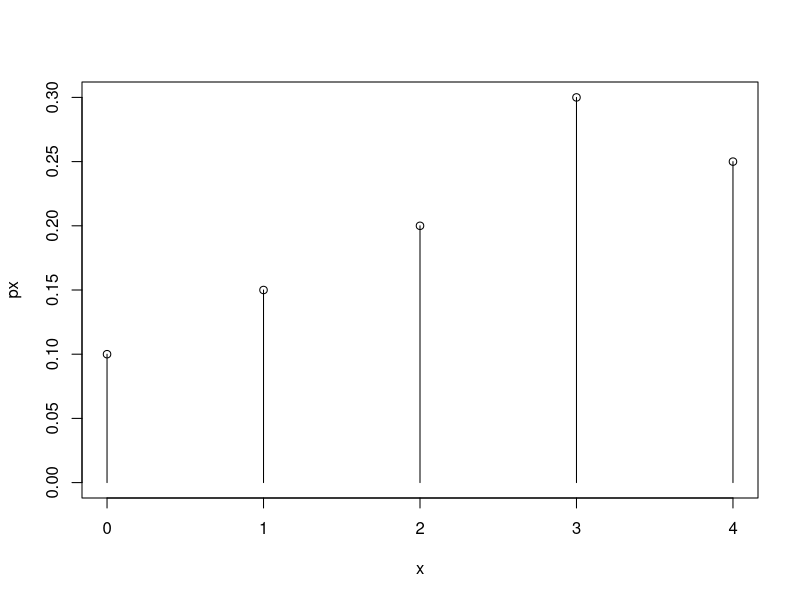
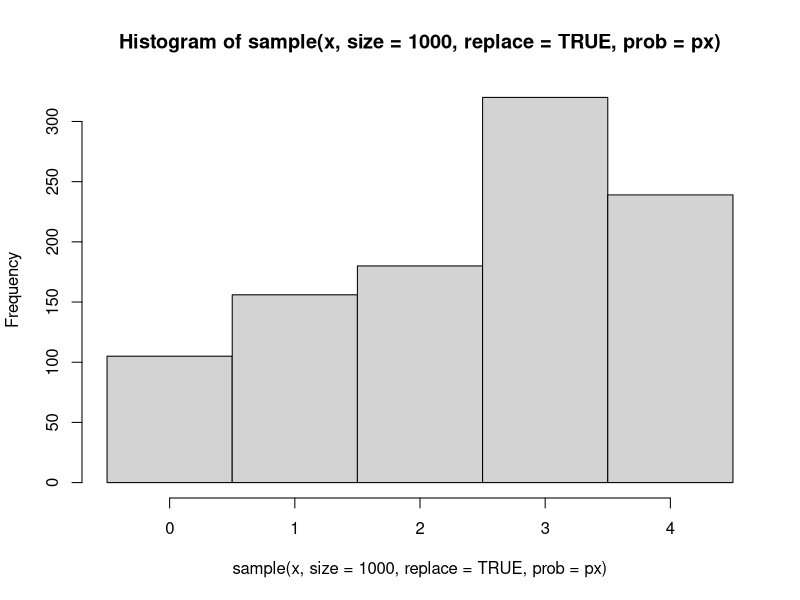
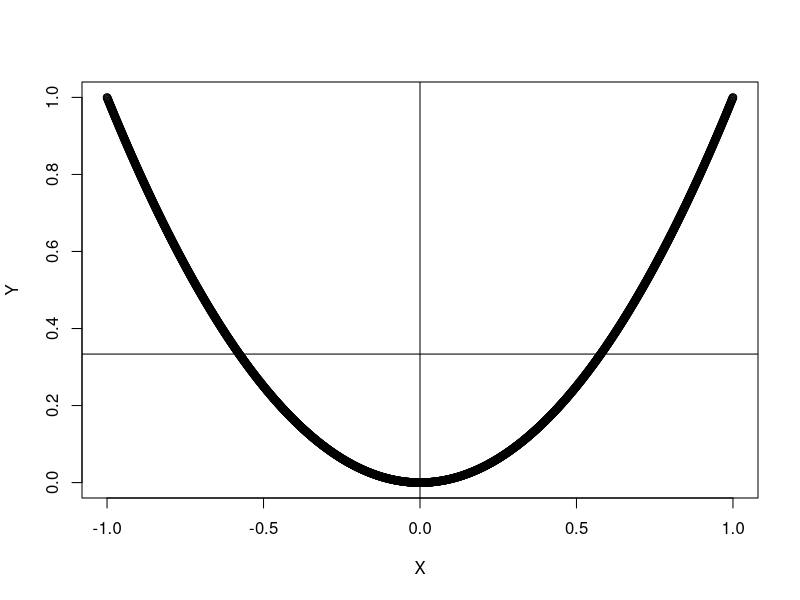
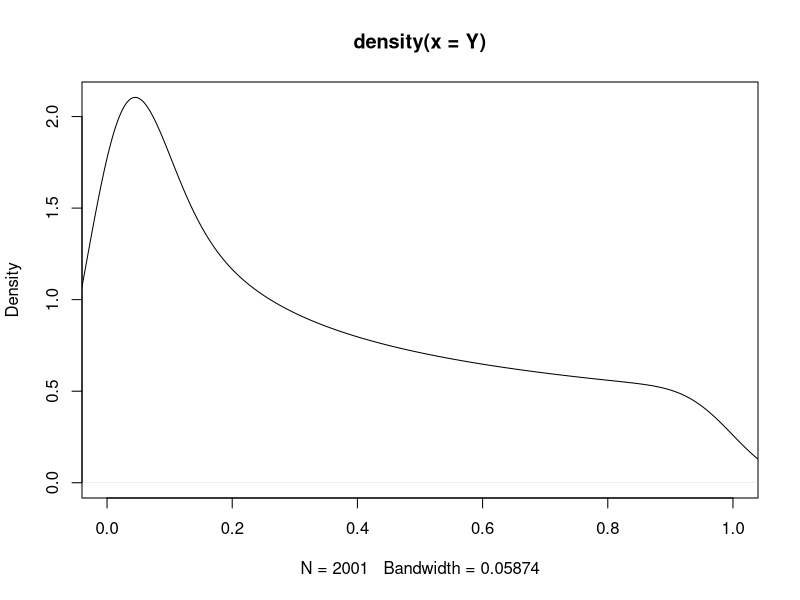
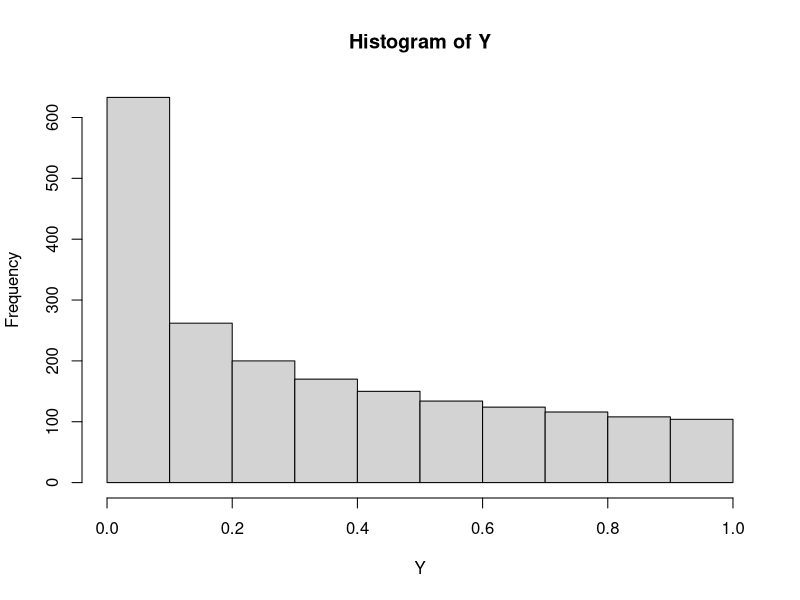
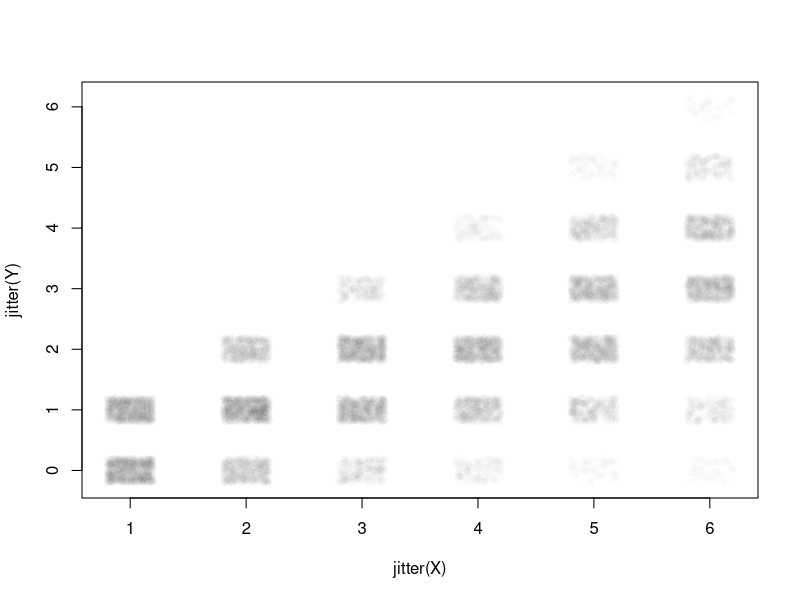

Source code (R) for these figures, in order:
## ---- chunk 1
knitr::opts_chunk$set(echo = TRUE)
## ---- chunk 2
x <- 0:4 #Or c(0,1,2,3,4).
px <- c(.10, .15, .20, .30, .25)
## ---- chunk 3
plot(x,px, ylim=c(0, max(px)))
segments(x,0,x,px)
## ---- chunk 4
sample(x, #first we provide the values to sample from 
       size=10, #how many values do we want to sample
       replace=TRUE, #so it is possible to get the same value more than once.
       prob=px) #finish by providing the probability vector
## ---- chunk 5
hist(
  sample(x, size=1000, replace=TRUE, prob=px), 
  breaks=seq(-.5,4.5,1) )
## ---- chunk 6
sum(x * px) # we can harness the fact that R works easily on vectors
## ---- chunk 7
mean(
  sample(x, size=1000, replace=TRUE, prob=px)
)
## ---- chunk 8
sum((x-2.45)^2*px)
## ---- chunk 9
sum(x^2*px) - 2.45^2
## ---- chunk 10
X = seq(-1,1,.001)
Y = X^2
plot(X,Y)
abline(h=mean(Y))
abline(v=mean(X))
cov(X,Y)
cor(X,Y)
## ---- chunk 11
#A estimate of the pdf of Y
plot(density(Y), xlim=c(0,1))
hist(Y)

## ---- chunk 12
X <- sample(1:6, size=10000, replace=TRUE) #sample the values 1-6 with equal probability
Y <- vector("numeric", 10000)
for(i in 1:10000){
  #represent heads as 1, tails as 0.
  Y[i] <- sum(sample(0:1, size=X[i], replace=TRUE)) #sample x 0 or 1s and add them up - this counts the 1s
  #next week we'll learn a faster way to do this using the binomial distribution
}
cor(X,Y)
plot(jitter(Y)~jitter(X), col=rgb(0,0,0,.01), pch=16)
## ---- chunk 13
p.flu <- .03; p.noflu <- 1-p.flu
p.pos.given.flu <- .99; p.neg.given.flu <- 1-p.pos.given.flu
p.neg.given.noflu <- .95; p.pos.given.noflu <- 1-p.neg.given.noflu

# P(flu | pos) = P(flu)*P(pos|flu)/ [P(flu)*P(pos|flu) + P(noflu)*P(pos|noflu) ]
p.flu*p.pos.given.flu / (p.flu*p.pos.given.flu + p.noflu*p.pos.given.noflu)
## ---- chunk 14
# P(no flu | neg) = P(no flu) * P(neg | no flu) / [ P(no flu) * P(neg|no flu) + P(flu) * P(neg|flu)]
(1-p.flu)*p.neg.given.noflu / ((1-p.flu)*p.neg.given.noflu + (p.flu)*p.neg.given.flu)
